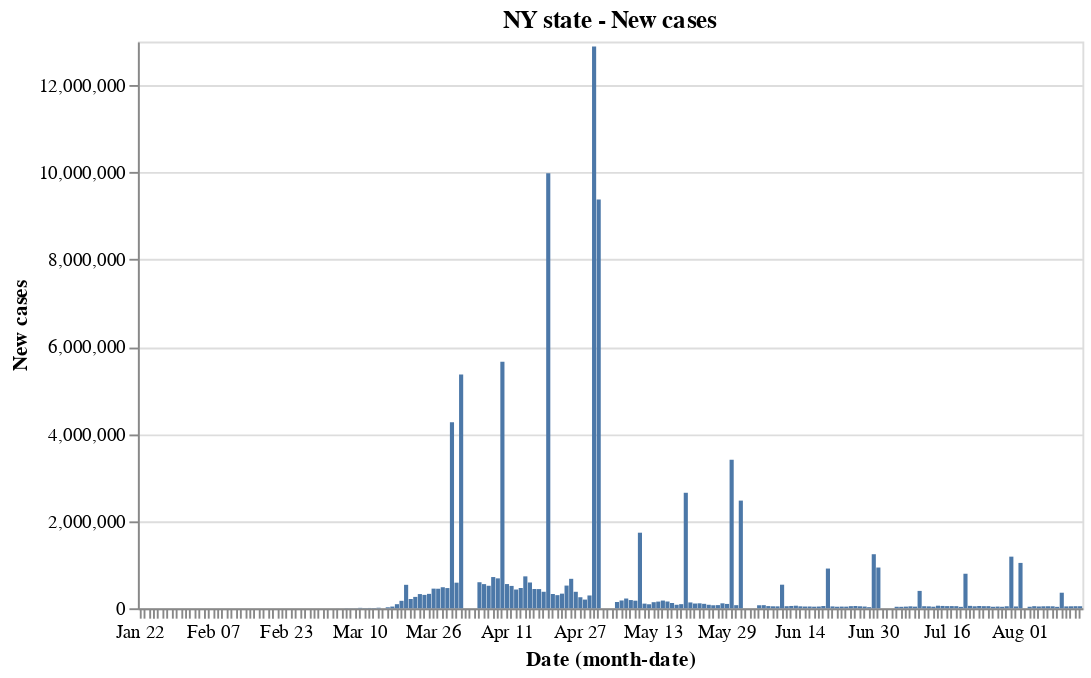

This figure's notebook cell:
### Code cell
#base_ny.encode(y='Confirmed').properties(title='Total Confirmed') | base_ny.encode(y='Deaths',color = red).properties(title='Total deaths')

base_ny.encode(y='New cases').properties(title='NY state - New cases')

### Figure 1 — Vega-Lite specification as saved in the notebook (floating-point values rounded to 4 significant figures; data arrays with more than 128 entries replaced by an {"elided": "..."} marker saying what was removed)
{"config": {"view": {"continuousWidth": 400, "continuousHeight": 300}}, "data": {"name": "data-6e26cc17d643dc8878096ce6f6287e7b"}, "mark": "bar", "encoding": {"x": {"type": "ordinal", "field": "Date", "timeUnit": "monthdate"}, "y": {"type": "quantitative", "field": "New cases"}}, "title": "NY state - New cases", "width": 500, "$schema": "https://vega.github.io/schema/vega-lite/v4.8.1.json", "datasets": {"data-6e26cc17d643dc8878096ce6f6287e7b": {"elided": "206 records"}}}
